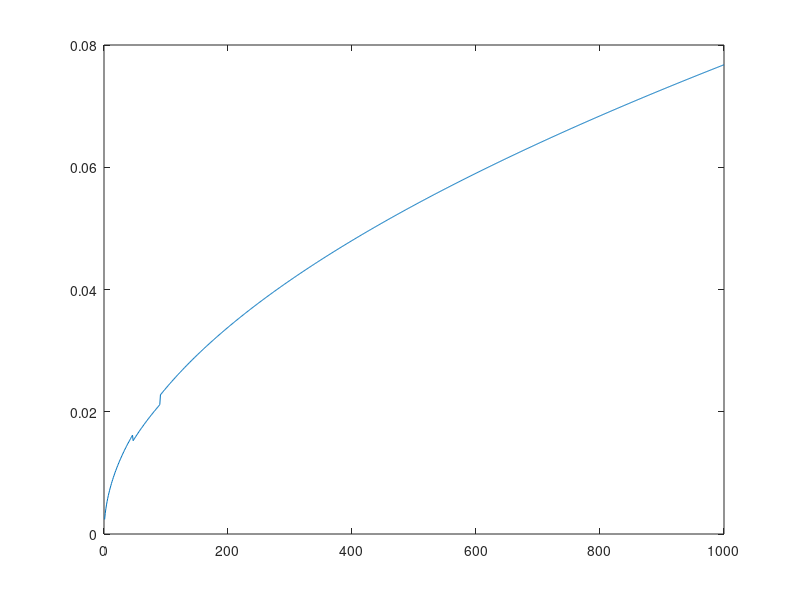

MATLAB code for this plot:
%%program to calculate back transverse focal aberration
u=5000;
v=30000;
l=0.632;
na=1;
ng=1.5;
for n=1:1000;
    a(n)=n*n*l*l+2*n*l*(u+v)+2*u*v;
    r(n)=sqrt(((a(n)*a(n))-4*u*u*v*v)/(4*(a(n)+u*u+v*v)));
    if r(n)>=500 && r(n)<=700;
       t=3000;
    else
       t=1000;
    end
    theta(n)=atan(r(n)/u);
    rr(n)=r(n)*((u-t)/u);
    r1(n)=rr(n)+t*tan(asin(na/ng*(sin(atan(r(n)/u)))));
    u1(n)=u*(r1(n)/r(n));
    a1(n)=n*n*l*l+2*n*l*(u1(n)+v)+2*u1(n)*v;
    rr(n)=sqrt(((a1(n)*a1(n))-4*u1(n)*u1(n)*v*v)/(4*(a1(n)+u1(n)*u1(n)+v*v)));
    b(n)=(4*n*n*l*l+8*n*l*u1(n)-4*rr(n)*rr(n));
    c(n)=(4*n^3*l^3+12*n*n*l*l*u1(n)+8*n*l*u1(n)*u1(n)-8*rr(n)*rr(n)*n*l-8*rr(n)*rr(n)*u1(n));
    d(n)=(n^4*l^4+4*n*n*l*l*u1(n)*u1(n)+4*n^3*l^3*u1(n)-4*rr(n)*rr(n)*u1(n)*u1(n)-4*rr(n)*rr(n)*n*n*l*l-8*rr(n)*rr(n)*n*l*u1(n));
    v2(n)=(-c(n)+sqrt(c(n)*c(n)-4*b(n)*d(n)))/(2*b(n));  
    the1(n)=atan(rr(n)/v2(n));
end
plot(the1)
